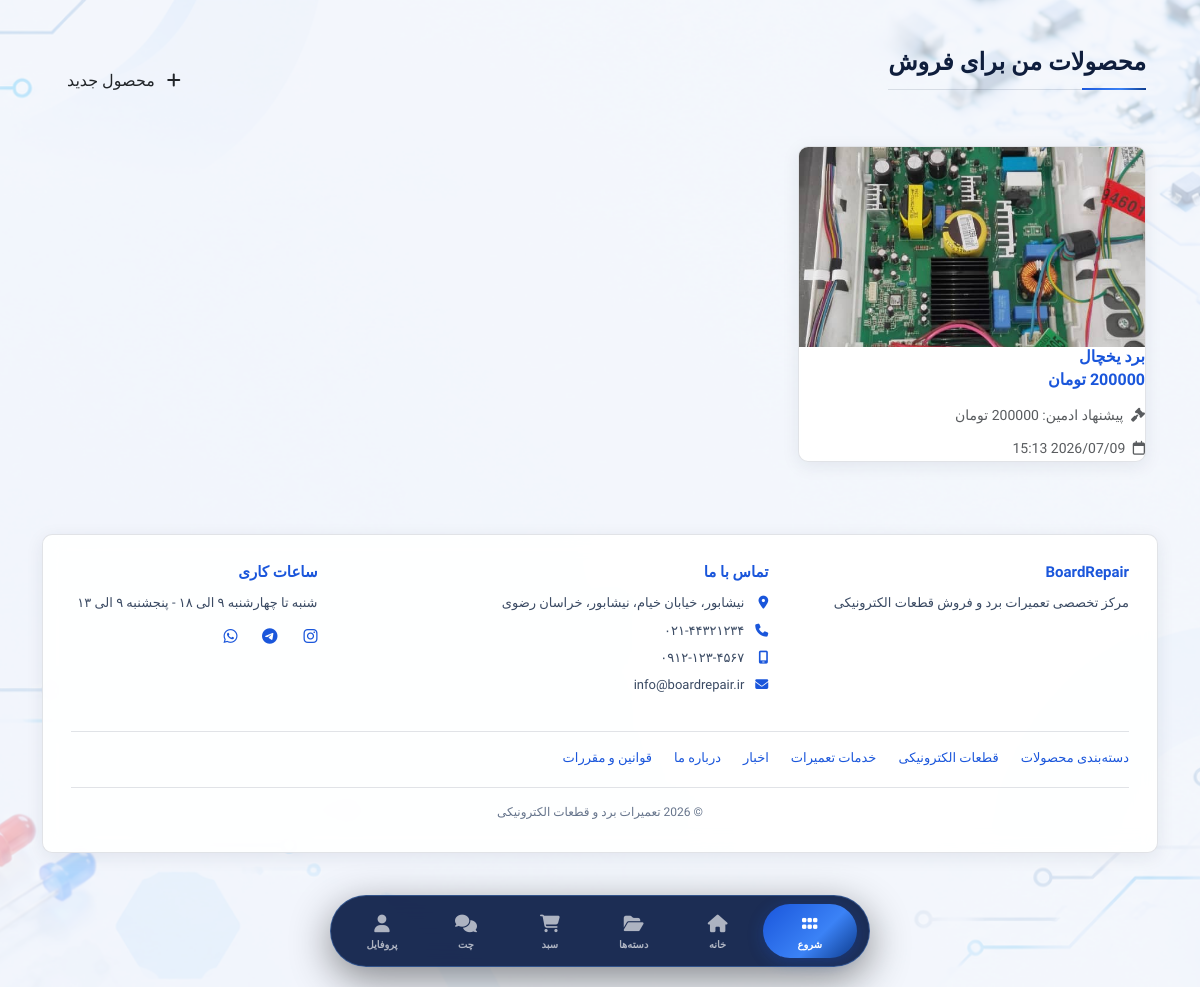
/sell/list/ (signed in), run on the app's committed database.
### shop/models.py (models this page shows, shortened)
class UserProductSell(models.Model):
    STATUS_CHOICES = [
        ('pending', 'در انتظار بررسی'),
        ('reviewing', 'در حال بررسی'),
        ('priced', 'قیمت‌گذاری شده'),
        ('negotiating', 'در حال مذاکره'),
        ('admin_approved', 'تایید ادمین'),
        ('user_approved', 'تایید کاربر'),
        ('completed', 'تکمیل شده'),
        ('rejected', 'رد شده'),
        ('cancelled', 'لغو شده'),
    ]
    user = models.ForeignKey(User, on_delete=models.CASCADE, related_name='sell_products', verbose_name="فروشنده")
    title = models.CharField(max_length=200, verbose_name="عنوان محصول")
    description = models.TextField(verbose_name="توضیحات محصول")
    category = models.ForeignKey(Category, on_delete=models.SET_NULL, null=True, blank=True, verbose_name="دسته‌بندی")
    image1 = models.ImageField(upload_to='user_sells/', verbose_name="تصویر ۱", blank=True, null=True)
    image2 = models.ImageField(upload_to='user_sells/', verbose_name="تصویر ۲", blank=True, null=True)
    image3 = models.ImageField(upload_to='user_sells/', verbose_name="تصویر ۳", blank=True, null=True)
    video = models.FileField(upload_to='user_sells/videos/', verbose_name="فیلم", blank=True, null=True)
    user_price = models.DecimalField(max_digits=15, decimal_places=0, verbose_name="قیمت پیشنهادی کاربر (تومان)")
    admin_price = models.DecimalField(max_digits=15, decimal_places=0, null=True, blank=True, verbose_name="قیمت پیشنهادی ادمین (تومان)")
    final_price = models.DecimalField(max_digits=15, decimal_places=0, null=True, blank=True, verbose_name="قیمت نهایی توافقی")
    brand = models.CharField(max_length=100, blank=True, verbose_name="برند")
    model = models.CharField(max_length=100, blank=True, verbose_name="مدل")
    year = models.PositiveIntegerField(null=True, blank=True, verbose_name="سال تولید")
    condition = models.CharField(max_length=50, blank=True, verbose_name="وضعیت فیزیکی")
    quantity = models.PositiveIntegerField(default=1, verbose_name="تعداد")
    status = models.CharField(max_length=20, choices=STATUS_CHOICES, default='pending', verbose_name="وضعیت")
    admin_notes = models.TextField(blank=True, verbose_name="یادداشت ادمین")
    card_number = models.CharField(max_length=30, blank=True, verbose_name="شماره کارت")
    card_holder_name = models.CharField(max_length=100, blank=True, verbose_name="نام صاحب کارت")
    shaba_number = models.CharField(max_length=40, blank=True, verbose_name="شماره شبا")
    bank_name = models.CharField(max_length=100, blank=True, verbose_name="نام بانک")
    tracking_code = models.CharField(max_length=100, blank=True, verbose_name="کد رهگیری پستی")
    shipping_date = models.DateTimeField(null=True, blank=True, verbose_name="تاریخ ارسال")
    payment_receipt = models.ImageField(upload_to='sell_payments/', blank=True, null=True, verbose_name="رسید پرداخت ادمین")
    payment_date = models.DateTimeField(null=True, blank=True, verbose_name="تاریخ پرداخت")
    created_at = models.DateTimeField(auto_now_add=True)
    updated_at = models.DateTimeField(auto_now=True)
    class Meta:
        verbose_name = "محصول فروش کاربر"
        verbose_name_plural = "محصولات فروش کاربران"
        ordering = ['-created_at']

class SiteSettings(models.Model):
    COLOR_THEMES = [
        ('blue-gold', 'آبی و طلایی'),
        ('blue-blue', 'آبی و آبی'),
        ('black-blue', 'مشکی و آبی'),
        ('black-gold', 'مشکی و طلایی'),
    ]
    site_name = models.CharField(max_length=100, default="تعمیرات برد و قطعات الکترونیکی", verbose_name="نام سایت")
    site_description = models.TextField(blank=True, verbose_name="توضیحات سایت")
    logo_text = models.CharField(max_length=50, default="BoardRepair", verbose_name="متن لوگو")
    color_theme = models.CharField(max_length=20, choices=COLOR_THEMES, default='blue-gold', verbose_name="تم رنگی سایت")
    background_image = models.ImageField(upload_to='backgrounds/', blank=True, null=True, verbose_name="عکس پس‌زمینه")
    background_overlay_opacity = models.PositiveIntegerField(default=70, verbose_name="درصد تیرگی روی عکس (0-100)")
    background_fixed = models.BooleanField(default=True, verbose_name="ثابت بودن پس‌زمینه")
    address_line1 = models.CharField(max_length=200, default="تهران، خیابان اصلی", verbose_name="آدرس خط ۱")
    address_line2 = models.CharField(max_length=200, blank=True, verbose_name="آدرس خط ۲")
    address_city = models.CharField(max_length=100, default="تهران", verbose_name="شهر")
    address_state = models.CharField(max_length=100, default="تهران", verbose_name="استان")
    address_postal_code = models.CharField(max_length=20, blank=True, verbose_name="کد پستی")
    phone1 = models.CharField(max_length=20, default="۰۲۱-۴۴۳۲۱۲۳۴", verbose_name="تلفن ۱")
    phone2 = models.CharField(max_length=20, blank=True, verbose_name="تلفن ۲")
    mobile = models.CharField(max_length=20, default="۰۹۱۲-۱۲۳-۴۵۶۷", verbose_name="موبایل")
    email = models.EmailField(default="info@boardrepair.ir", verbose_name="ایمیل")
    instagram = models.CharField(max_length=100, blank=True, default="boardrepair", verbose_name="اینستاگرام")
    telegram = models.CharField(max_length=100, blank=True, default="boardrepair", verbose_name="تلگرام")
    whatsapp = models.CharField(max_length=100, blank=True, default="989121234567", verbose_name="واتساپ")
    working_hours = models.CharField(max_length=200, default="شنبه تا چهارشنبه ۹ الی ۱۸ - پنجشنبه ۹ الی ۱۳", verbose_name="ساعات کاری")
    min_amount_for_shaba = models.PositiveIntegerField(
        default=5000000,
        verbose_name="حداقل مبلغ برای شماره شبا (تومان)"
    )
    card_number = models.CharField(max_length=30, default="6037-9972-4418-1732", verbose_name="شماره کارت")
    card_holder_name = models.CharField(max_length=100, default="مدیر فروشگاه", verbose_name="نام صاحب کارت")
    shaba_number = models.CharField(max_length=30, default="IR123456789012345678901234", verbose_name="شماره شبا")
    bank_name = models.CharField(max_length=100, default="بانک ملی", verbose_name="نام بانک")
    updated_at = models.DateTimeField(auto_now=True)
    class Meta:
        verbose_name = "تنظیمات سایت"
        verbose_name_plural = "تنظیمات سایت"
    def get_full_address(self):
        address = self.address_line1
        if self.address_line2:
            address += f"، {self.address_line2}"
        address += f"، {self.address_city}، {self.address_state}"
        return address

### shop/views.py (the view)
# urls.py: path('sell/list/', views.user_sell_list, name='user_sell_list'),
@login_required
def user_sell_list(request):
    sells = UserProductSell.objects.filter(user=request.user).order_by('-created_at')
    return render(request, 'shop/user_sell_list.html', {'sells': sells})

### shop/context_processors.py (called while the page is built)
def site_settings(request):
    try:
        settings = SiteSettings.objects.first()
        if not settings:
            settings = SiteSettings.objects.create()
    except:
        settings = None
    return {
        'site_settings': settings,
    }

### shop/models.py (called while the page is built)
    def total_quantity(self):
        return sum(item.quantity for item in self.items.all())

### shop/views.py (called while the page is built)
def admin_access_middleware(get_response):
    def middleware(request):
        if request.path.startswith('/admin/') and not request.user.is_superuser:
            if is_admin_locked():
                return render(request, 'shop/admin_locked.html', status=403)
        return get_response(request)
    return middleware

### shop/templates/shop/user_sell_list.html (shortened to what this page needs)
{% extends 'shop/base.html' %}
{% block content %}
<div class="container py-4">
    <div class="d-flex justify-content-between align-items-center">
        <h3 class="section-title">محصولات من برای فروش</h3>
        <a href="{% url 'shop:user_sell_product' %}" class="btn btn-primary-custom">
            <i class="fas fa-plus me-2"></i> محصول جدید
        </a>
    </div>
    {% if sells %}
        <div class="row g-4 mt-2">
            {% for sell in sells %}
                <div class="col-md-6 col-lg-4">
                    <a href="{% url 'shop:user_sell_detail' sell.id %}" class="text-decoration-none">
                        <div class="card-custom h-100">
                            {% if sell.image1 %}
                                <img src="{{ sell.image1.url }}" class="card-img-top" alt="{{ sell.title }}" style="height: 200px; object-fit: cover;">
                            {% else %}
                                <div class="card-img-top bg-light d-flex align-items-center justify-content-center" style="height: 200px;">
                                    <i class="fas fa-image fa-4x text-muted"></i>
                                </div>
                            {% endif %}
                            <div class="card-body">
                                <h6 class="card-title fw-bold">{{ sell.title }}</h6>
                                <div class="d-flex justify-content-between align-items-center mb-2">
                                    <span class="fw-bold text-primary" style="color: var(--primary-blue) !important;">
                                        {{ sell.user_price|floatformat:0 }} تومان
                                    </span>
                                    <span class="badge ">
                                    </span>
                                </div>
                                {% if sell.admin_price %}
                                    <div class="small text-muted">
                                        <i class="fas fa-gavel me-1"></i> پیشنهاد ادمین: {{ sell.admin_price|floatformat:0 }} تومان
                                    </div>
                                {% endif %}
                                <div class="small text-muted mt-2">
                                    <i class="far fa-calendar me-1"></i> {{ sell.created_at|date:"Y/m/d H:i" }}
                                </div>
                            </div>
                        </div>
                    </a>
                </div>
            {% endfor %}
        </div>
    {% endif %}
</div>
{% endblock %}

### shop/templates/shop/base.html (shortened to what this page needs)
{% load static %}
<!DOCTYPE html>
<html lang="fa" dir="rtl" data-theme="{{ site_settings.color_theme|default:'blue-gold' }}">
<head>
    <link rel="stylesheet" href="https://cdnjs.cloudflare.com/ajax/libs/font-awesome/6.5.1/css/all.min.css">
    <link rel="stylesheet" href="https://cdn.jsdelivr.net/npm/bootstrap@5.3.3/dist/css/bootstrap.rtl.min.css">
</head>
<body>
    <div class="site-bg"></div>
    <div class="site-bg-overlay"></div>
    <main class="py-4" id="main-content">
        <div class="container">
            {% block content %}{% endblock %}
            {% if site_settings %}
            <footer class="site-footer card-custom" itemscope itemtype="https://schema.org/WPFooter">
                <div class="row g-4">
                    <div class="col-md-4">
                        <h6>{{ site_settings.logo_text }}</h6>
                        <p>{{ site_settings.site_description|default:"مرکز تخصصی تعمیرات برد و فروش قطعات الکترونیکی" }}</p>
                    </div>
                    <div class="col-md-5">
                        <h6>تماس با ما</h6>
                        <ul>
                            <li><i class="fas fa-location-dot"></i>{{ site_settings.get_full_address }}</li>
                            <li><i class="fas fa-phone"></i>{{ site_settings.phone1 }}{% if site_settings.phone2 %} - {{ site_settings.phone2 }}{% endif %}</li>
                            <li><i class="fas fa-mobile-screen"></i>{{ site_settings.mobile }}</li>
                            <li><i class="fas fa-envelope"></i>{{ site_settings.email }}</li>
                        </ul>
                    </div>
                    <div class="col-md-3">
                        <h6>ساعات کاری</h6>
                        <p>{{ site_settings.working_hours }}</p>
                        <div class="d-flex gap-3 mt-2">
                            {% if site_settings.instagram %}<a href="https://instagram.com/{{ site_settings.instagram }}" target="_blank" rel="noopener" aria-label="اینستاگرام"><i class="fab fa-instagram"></i></a>{% endif %}
                            {% if site_settings.telegram %}<a href="https://t.me/{{ site_settings.telegram }}" target="_blank" rel="noopener" aria-label="تلگرام"><i class="fab fa-telegram"></i></a>{% endif %}
                            {% if site_settings.whatsapp %}<a href="https://wa.me/{{ site_settings.whatsapp }}" target="_blank" rel="noopener" aria-label="واتساپ"><i class="fab fa-whatsapp"></i></a>{% endif %}
                        </div>
                    </div>
                </div>
                <nav class="footer-links" aria-label="پیوندهای مهم">
                    <a href="{% url 'shop:category_list' %}">دسته‌بندی محصولات</a>
                    <a href="{% url 'shop:component_list' %}">قطعات الکترونیکی</a>
                    <a href="{% url 'shop:repair_services' %}">خدمات تعمیرات</a>
                    <a href="{% url 'shop:news_list' %}">اخبار</a>
                    <a href="{% url 'shop:about' %}">درباره ما</a>
                    <a href="{% url 'shop:terms' %}">قوانین و مقررات</a>
                </nav>
                <div class="footer-bottom">© {% now "Y" %} {{ site_settings.site_name }}</div>
            </footer>
            {% endif %}
        </div>
    </main>
    <div class="bottom-dock">
        <nav class="dock-container" aria-label="ناوبری اصلی">
            <button class="dock-start-btn" onclick="toggleStartMenu()" id="startBtn" aria-label="منوی شروع">
                <i class="fas fa-grip"></i><span>شروع</span>
            </button>
            <a href="{% url 'shop:home' %}" class="dock-item {% if request.path == '/' %}active{% endif %}" aria-label="خانه">
                <i class="fas fa-house"></i><span>خانه</span>
            </a>
            <a href="{% url 'shop:category_list' %}" class="dock-item" aria-label="دسته‌ها">
                <i class="fas fa-folder-open"></i><span>دسته‌ها</span>
            </a>
            <a href="{% url 'shop:cart' %}" class="dock-item" aria-label="سبد خرید">
                <i class="fas fa-cart-shopping"></i><span>سبد</span>
            </a>
            <a href="{% url 'shop:chat' %}" class="dock-item" aria-label="چت پشتیبانی">
                <i class="fas fa-comments"></i><span>چت</span>
            </a>
            <a href="{% url 'shop:profile' %}" class="dock-item" aria-label="پروفایل">
                <i class="fas fa-user"></i><span>پروفایل</span>
            </a>
        </nav>
    </div>
</body>
</html>

### data on the page
UserProductSell: image1 (picture), title "برد یخچال", user_price "200000", created_at "2026/07/09 15:13"
SiteSettings: logo_text "BoardRepair", site_description "مرکز تخصصی تعمیرات برد و فروش قطعات الکترونیکی", get_full_address "نیشابور، خیابان خیام، نیشابور، خراسان رضوی", phone1 "۰۲۱-۴۴۳۲۱۲۳۴", mobile "۰۹۱۲-۱۲۳-۴۵۶۷", email "info@boardrepair.ir", working_hours "شنبه تا چهارشنبه ۹ الی ۱۸ - پنجشنبه ۹ الی ۱۳", site_name "تعمیرات برد و قطعات الکترونیکی"
